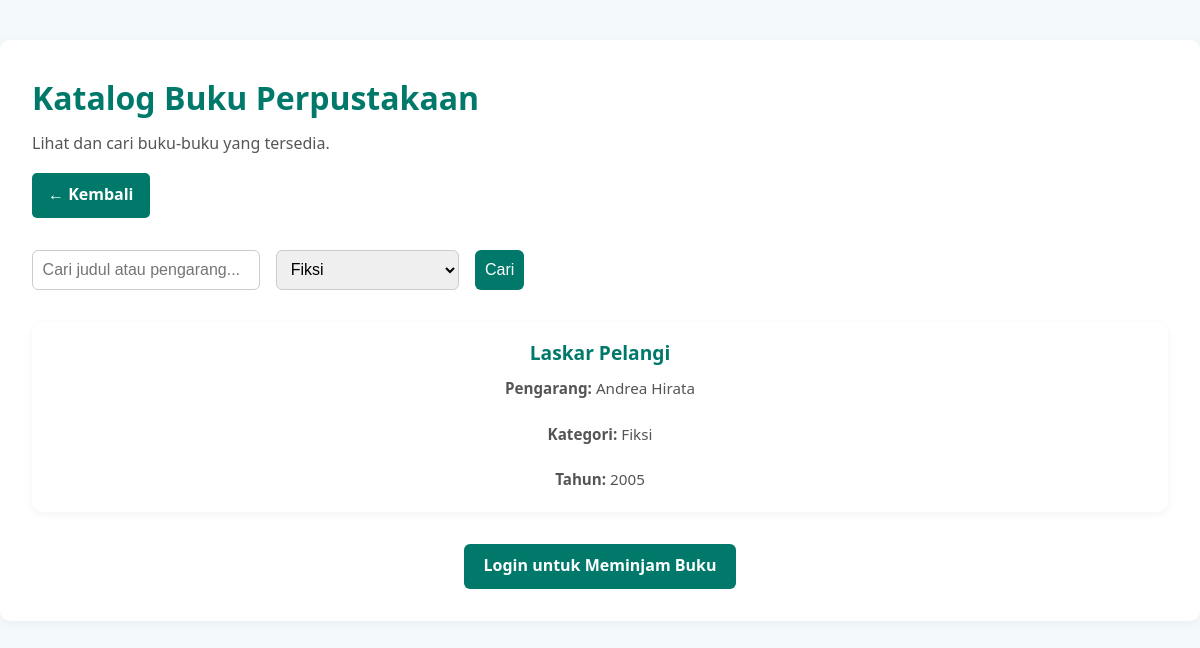
Page /katalog.php?kategori=Fiksi on the committed database.
### tables this page shows
CREATE TABLE `buku` (
  `id` int(11) NOT NULL,
  `judul` varchar(255) NOT NULL,
  `pengarang` varchar(100) NOT NULL,
  `tahun` year(4) NOT NULL,
  `penerbit` varchar(100) NOT NULL,
  `kategori` varchar(100) DEFAULT NULL,
  `sinopsis` text NOT NULL
);

### katalog.php (the view, shortened to what this page needs)
<?php
require_once __DIR__ . '/core/autoload.php';
$limit = 8;
$page = isset($_GET['page']) ? (int) $_GET['page'] : 1;
$start = $page > 1 ? $page * $limit - $limit : 0;
$search = isset($_GET['q']) ? trim($_GET['q']) : '';
$kategori = isset($_GET['kategori']) ? trim($_GET['kategori']) : '';
$where = [];
if ($kategori !== '') {
    $safeKategori = mysqli_real_escape_string($connect, $kategori);
    $where[] = "kategori = '$safeKategori'";
}
$where_sql = count($where) ? 'WHERE ' . implode(' AND ', $where) : '';
$query = "SELECT * FROM buku $where_sql LIMIT $start, $limit";
$result = mysqli_query($connect, $query);
$kategori_query = "SELECT DISTINCT kategori FROM buku WHERE kategori IS NOT NULL AND kategori != ''";
$kategori_result = mysqli_query($connect, $kategori_query);
$daftar_kategori = [];
while ($row = mysqli_fetch_assoc($kategori_result)) {
    $daftar_kategori[] = $row['kategori'];
}
?>
<!DOCTYPE html>
<html lang="id">
<head>
    <link rel="stylesheet" href="css/katalog.css" />
</head>
<body>
    <div class="container">
        <h1>Katalog Buku Perpustakaan</h1>
        <p>Lihat dan cari buku-buku yang tersedia.</p>
        <div class="back-button">
            <a href="index.php" class="btn-back">← Kembali</a>
        </div>
        <form method="get" class="search-bar" id="searchForm">
            <form method="get" class="search-bar">
                <input type="text" name="q" placeholder="Cari judul atau pengarang..."
                    value="<?= htmlspecialchars($search) ?>" />
                <select name="kategori">
                    <?php foreach ($daftar_kategori as $item): ?>
                        <option value="<?= htmlspecialchars($item) ?>" <?= $kategori == $item ? 'selected' : '' ?>>
                            <?= htmlspecialchars($item) ?>
                        </option>
                    <?php endforeach; ?>
                </select>
                <button type="submit">Cari</button>
            </form>
            <div class="cards-container" id="bookResults">
                <?php if ($result && mysqli_num_rows($result) > 0): ?>
                    <?php while ($row = mysqli_fetch_assoc($result)): ?>
                        <a href="detailBuku.php?id=<?= $row['id'] ?>" class="book-card-link">
                            <div class="book-card">
                                <h3><?= htmlspecialchars($row['judul']) ?></h3>
                                <p><strong>Pengarang:</strong> <?= htmlspecialchars($row['pengarang']) ?></p>
                                <p><strong>Kategori:</strong>
                                    <?= $row['kategori'] ? htmlspecialchars($row['kategori']) : 'Tidak ada' ?></p>
                                <p><strong>Tahun:</strong> <?= htmlspecialchars($row['tahun']) ?></p>
                            </div>
                        </a>
                    <?php endwhile; ?>
                <?php else: ?>
                    <p class="no-result">Tidak ada buku ditemukan.</p>
                <?php endif; ?>
            </div>
            <div class="login-cta">
                <a href="member/login.php" class="btn-primary">Login untuk Meminjam Buku</a>
            </div>
    </div>
</body>
</html>
</html>
</html>

### css/katalog.css (style rules this page uses)
* { margin: 0; padding: 0; box-sizing: border-box; }
body { font-family: "Segoe UI", sans-serif; background-color: #f4f9fc; color: #333; line-height: 1.6; }
.container { max-width: 1200px; margin: 40px auto; padding: 2rem; background-color: white; border-radius: 10px; box-shadow: 0 2px 10px rgba(0, 0, 0, 0.05); }
h1 { color: #00796b; margin-bottom: 0.5rem; }
p { color: #555; margin-bottom: 1rem; }
.back-button { margin-bottom: 2rem; }
.btn-back { display: inline-block; padding: 0.6rem 1rem; background-color: #00796b; color: white; text-decoration: none; border-radius: 5px; font-weight: bold; transition: background-color 0.3s ease; }
.search-bar { display: flex; flex-wrap: wrap; gap: 1rem; margin-bottom: 2rem; }
.search-bar input, .search-bar select, .search-bar button { padding: 0.6rem; font-size: 1rem; border: 1px solid #ccc; border-radius: 6px; }
.search-bar button { background-color: #00796b; color: white; cursor: pointer; border: none; }
.cards-container { display: grid; grid-template-columns: repeat(auto-fit, minmax(220px, 1fr)); gap: 2rem; margin-bottom: 2rem; }
.book-card-link { text-decoration: none; color: inherit; }
.book-card { background-color: white; border-radius: 10px; box-shadow: 0 2px 8px rgba(0, 0, 0, 0.05); overflow: hidden; transition: transform 0.3s ease; text-align: center; }
.book-card h3 { font-size: 1.2rem; margin: 1rem 0 0.5rem; color: #00796b; }
.book-card p { margin: 0.3rem 0; color: #555; font-size: 0.95rem; padding: 0 1rem 1rem; }
.login-cta { text-align: center; margin-top: 2rem; }
.btn-primary { padding: 0.6rem 1.2rem; background-color: #00796b; color: white; text-decoration: none; border-radius: 6px; font-weight: bold; display: inline-block; transition: background-color 0.3s ease; }

### rows in the picture
buku: judul "Laskar Pelangi", pengarang "Andrea Hirata", kategori "Fiksi", tahun "2005"

### other values in the picture
form field kategori "Fiksi"
